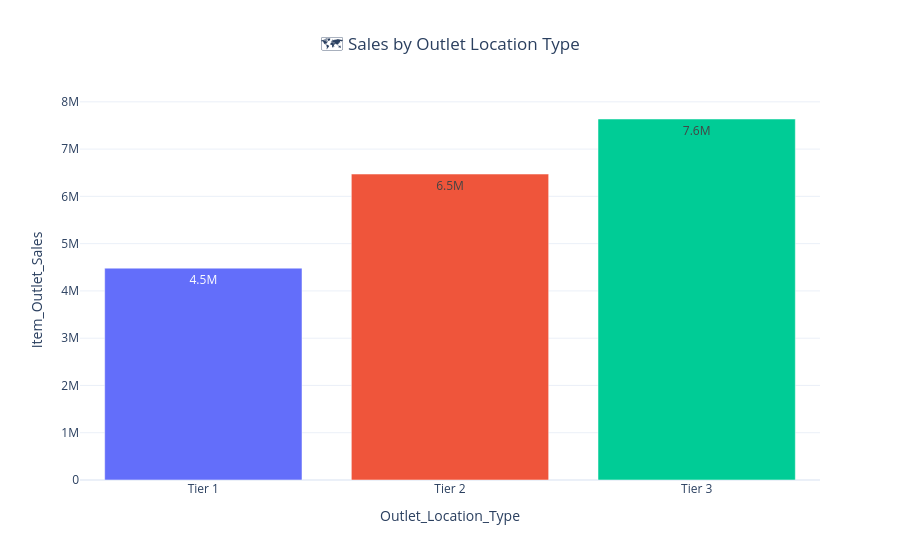

This figure's notebook cell:
### Markdown cell above
## 10. Sales by Location Type

### Code cell
location_sales = (
    data.groupby("Outlet_Location_Type")["Item_Outlet_Sales"]
    .sum()
    .reset_index()
)

fig = px.bar(
    location_sales,
    x="Outlet_Location_Type",
    y="Item_Outlet_Sales",
    color="Outlet_Location_Type",
    text_auto=".2s",
    title="🗺️ Sales by Outlet Location Type",
    template="plotly_white"
)

fig.update_layout(
    title_x=0.5,
    showlegend=False
)

fig.show()

### Figure 1 — Plotly figure (JSON) as saved in the notebook; plotly's stock layout.template omitted (floating-point values rounded to 4 significant figures)
{"data": [{"hovertemplate": "Outlet_Location_Type=%{x}<br>Item_Outlet_Sales=%{y}<extra></extra>", "legendgroup": "Tier 1", "marker": {"color": "#636efa", "pattern": {"shape": ""}}, "name": "Tier 1", "orientation": "v", "showlegend": true, "textposition": "auto", "texttemplate": "%{y:.2s}", "type": "bar", "x": ["Tier 1"], "xaxis": "x", "y": [4482000.0], "yaxis": "y"}, {"hovertemplate": "Outlet_Location_Type=%{x}<br>Item_Outlet_Sales=%{y}<extra></extra>", "legendgroup": "Tier 2", "marker": {"color": "#EF553B", "pattern": {"shape": ""}}, "name": "Tier 2", "orientation": "v", "showlegend": true, "textposition": "auto", "texttemplate": "%{y:.2s}", "type": "bar", "x": ["Tier 2"], "xaxis": "x", "y": [6472000.0], "yaxis": "y"}, {"hovertemplate": "Outlet_Location_Type=%{x}<br>Item_Outlet_Sales=%{y}<extra></extra>", "legendgroup": "Tier 3", "marker": {"color": "#00cc96", "pattern": {"shape": ""}}, "name": "Tier 3", "orientation": "v", "showlegend": true, "textposition": "auto", "texttemplate": "%{y:.2s}", "type": "bar", "x": ["Tier 3"], "xaxis": "x", "y": [7637000.0], "yaxis": "y"}], "layout": {"barmode": "relative", "legend": {"title": {"text": "Outlet_Location_Type"}, "tracegroupgap": 0}, "showlegend": false, "title": {"text": "🗺️ Sales by Outlet Location Type", "x": 0.5}, "xaxis": {"anchor": "y", "categoryarray": ["Tier 1", "Tier 2", "Tier 3"], "categoryorder": "array", "domain": [0, 1], "title": {"text": "Outlet_Location_Type"}}, "yaxis": {"anchor": "x", "domain": [0, 1], "title": {"text": "Item_Outlet_Sales"}}}}
